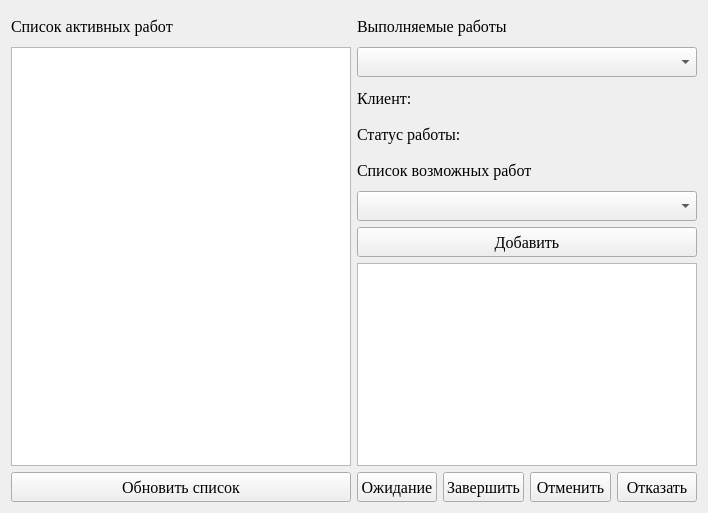
<?xml version="1.0" encoding="UTF-8"?>
<ui version="4.0">
 <class>Form</class>
 <widget class="QWidget" name="Form">
  <property name="geometry">
   <rect>
    <x>0</x>
    <y>0</y>
    <width>708</width>
    <height>513</height>
   </rect>
  </property>
  <property name="windowTitle">
   <string>Form</string>
  </property>
  <layout class="QHBoxLayout" name="horizontalLayout">
   <item>
    <layout class="QVBoxLayout" name="verticalLayout">
     <item>
      <widget class="QLabel" name="label">
       <property name="minimumSize">
        <size>
         <width>0</width>
         <height>30</height>
        </size>
       </property>
       <property name="font">
        <font>
         <family>Times New Roman</family>
         <pointsize>12</pointsize>
        </font>
       </property>
       <property name="text">
        <string>Список активных работ</string>
       </property>
      </widget>
     </item>
     <item>
      <widget class="QListWidget" name="active_orders">
       <property name="font">
        <font>
         <family>Times New Roman</family>
         <pointsize>12</pointsize>
        </font>
       </property>
      </widget>
     </item>
     <item>
      <widget class="QPushButton" name="refresh_list">
       <property name="minimumSize">
        <size>
         <width>0</width>
         <height>30</height>
        </size>
       </property>
       <property name="maximumSize">
        <size>
         <width>16777215</width>
         <height>30</height>
        </size>
       </property>
       <property name="font">
        <font>
         <family>Times New Roman</family>
         <pointsize>12</pointsize>
        </font>
       </property>
       <property name="text">
        <string>Обновить список</string>
       </property>
      </widget>
     </item>
    </layout>
   </item>
   <item>
    <layout class="QVBoxLayout" name="verticalLayout_2">
     <item>
      <widget class="QLabel" name="label_2">
       <property name="minimumSize">
        <size>
         <width>0</width>
         <height>30</height>
        </size>
       </property>
       <property name="maximumSize">
        <size>
         <width>16777215</width>
         <height>30</height>
        </size>
       </property>
       <property name="font">
        <font>
         <family>Times New Roman</family>
         <pointsize>12</pointsize>
        </font>
       </property>
       <property name="text">
        <string>Выполняемые работы</string>
       </property>
      </widget>
     </item>
     <item>
      <widget class="QComboBox" name="employee_works">
       <property name="minimumSize">
        <size>
         <width>0</width>
         <height>30</height>
        </size>
       </property>
       <property name="maximumSize">
        <size>
         <width>16777215</width>
         <height>30</height>
        </size>
       </property>
       <property name="font">
        <font>
         <family>Times New Roman</family>
         <pointsize>12</pointsize>
        </font>
       </property>
      </widget>
     </item>
     <item>
      <widget class="QLabel" name="client_info">
       <property name="minimumSize">
        <size>
         <width>0</width>
         <height>30</height>
        </size>
       </property>
       <property name="maximumSize">
        <size>
         <width>16777215</width>
         <height>30</height>
        </size>
       </property>
       <property name="font">
        <font>
         <family>Times New Roman</family>
         <pointsize>12</pointsize>
        </font>
       </property>
       <property name="text">
        <string>Клиент:</string>
       </property>
      </widget>
     </item>
     <item>
      <widget class="QLabel" name="order_status">
       <property name="minimumSize">
        <size>
         <width>0</width>
         <height>30</height>
        </size>
       </property>
       <property name="maximumSize">
        <size>
         <width>16777215</width>
         <height>30</height>
        </size>
       </property>
       <property name="font">
        <font>
         <family>Times New Roman</family>
         <pointsize>12</pointsize>
        </font>
       </property>
       <property name="text">
        <string>Статус работы:</string>
       </property>
      </widget>
     </item>
     <item>
      <widget class="QLabel" name="label_3">
       <property name="minimumSize">
        <size>
         <width>0</width>
         <height>30</height>
        </size>
       </property>
       <property name="font">
        <font>
         <family>Times New Roman</family>
         <pointsize>12</pointsize>
        </font>
       </property>
       <property name="text">
        <string>Список возможных работ</string>
       </property>
      </widget>
     </item>
     <item>
      <widget class="QComboBox" name="works">
       <property name="minimumSize">
        <size>
         <width>0</width>
         <height>30</height>
        </size>
       </property>
       <property name="maximumSize">
        <size>
         <width>16777215</width>
         <height>30</height>
        </size>
       </property>
       <property name="font">
        <font>
         <family>Times New Roman</family>
         <pointsize>12</pointsize>
        </font>
       </property>
      </widget>
     </item>
     <item>
      <widget class="QPushButton" name="add_work">
       <property name="minimumSize">
        <size>
         <width>0</width>
         <height>30</height>
        </size>
       </property>
       <property name="maximumSize">
        <size>
         <width>16777215</width>
         <height>30</height>
        </size>
       </property>
       <property name="font">
        <font>
         <family>Times New Roman</family>
         <pointsize>12</pointsize>
        </font>
       </property>
       <property name="text">
        <string>Добавить</string>
       </property>
      </widget>
     </item>
     <item>
      <widget class="QListWidget" name="works_in_order">
       <property name="minimumSize">
        <size>
         <width>0</width>
         <height>30</height>
        </size>
       </property>
       <property name="maximumSize">
        <size>
         <width>16777215</width>
         <height>16777215</height>
        </size>
       </property>
       <property name="font">
        <font>
         <family>Times New Roman</family>
         <pointsize>12</pointsize>
        </font>
       </property>
      </widget>
     </item>
     <item>
      <layout class="QHBoxLayout" name="horizontalLayout_2">
       <item>
        <widget class="QPushButton" name="wait_work">
         <property name="minimumSize">
          <size>
           <width>0</width>
           <height>30</height>
          </size>
         </property>
         <property name="maximumSize">
          <size>
           <width>16777215</width>
           <height>30</height>
          </size>
         </property>
         <property name="font">
          <font>
           <family>Times New Roman</family>
           <pointsize>12</pointsize>
          </font>
         </property>
         <property name="text">
          <string>Ожидание</string>
         </property>
        </widget>
       </item>
       <item>
        <widget class="QPushButton" name="finish_work">
         <property name="minimumSize">
          <size>
           <width>0</width>
           <height>30</height>
          </size>
         </property>
         <property name="maximumSize">
          <size>
           <width>16777215</width>
           <height>30</height>
          </size>
         </property>
         <property name="font">
          <font>
           <family>Times New Roman</family>
           <pointsize>12</pointsize>
          </font>
         </property>
         <property name="text">
          <string>Завершить</string>
         </property>
        </widget>
       </item>
       <item>
        <widget class="QPushButton" name="cancel_work">
         <property name="minimumSize">
          <size>
           <width>0</width>
           <height>30</height>
          </size>
         </property>
         <property name="maximumSize">
          <size>
           <width>16777215</width>
           <height>30</height>
          </size>
         </property>
         <property name="font">
          <font>
           <family>Times New Roman</family>
           <pointsize>12</pointsize>
          </font>
         </property>
         <property name="text">
          <string>Отменить</string>
         </property>
        </widget>
       </item>
       <item>
        <widget class="QPushButton" name="reject_work">
         <property name="minimumSize">
          <size>
           <width>0</width>
           <height>30</height>
          </size>
         </property>
         <property name="maximumSize">
          <size>
           <width>16777215</width>
           <height>30</height>
          </size>
         </property>
         <property name="font">
          <font>
           <family>Times New Roman</family>
           <pointsize>12</pointsize>
          </font>
         </property>
         <property name="text">
          <string>Отказать</string>
         </property>
        </widget>
       </item>
      </layout>
     </item>
    </layout>
   </item>
  </layout>
 </widget>
 <resources/>
 <connections/>
</ui>
